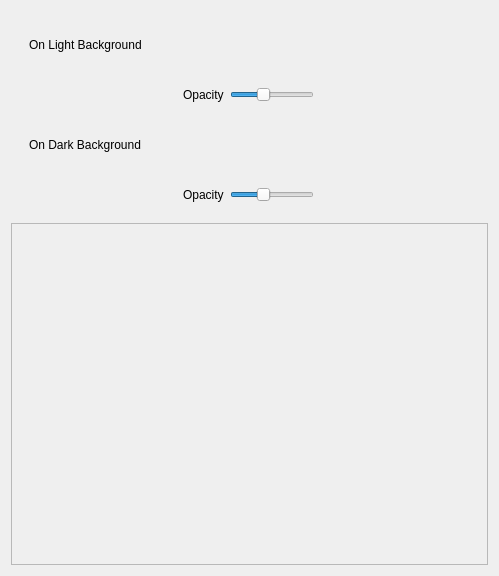
     <widget class="QWidget" name="gridTab">
      <attribute name="title">
       <string>Grid</string>
      </attribute>
      <layout class="QGridLayout" name="gridLayout_17">
       <item row="1" column="0">
        <widget class="QScrollArea" name="bgScrollArea">
         <property name="horizontalScrollBarPolicy">
          <enum>Qt::ScrollBarAlwaysOff</enum>
         </property>
         <property name="widgetResizable">
          <bool>true</bool>
         </property>
         <widget class="UBPreferredBackgroundWidget" name="prefBgWidget">
          <property name="geometry">
           <rect>
            <x>0</x>
            <y>0</y>
            <width>1032</width>
            <height>470</height>
           </rect>
          </property>
         </widget>
        </widget>
       </item>
       <item row="0" column="0">
        <widget class="QFrame" name="gridFrame">
         <property name="enabled">
          <bool>true</bool>
         </property>
         <property name="frameShape">
          <enum>QFrame::NoFrame</enum>
         </property>
         <layout class="QGridLayout" name="gridLayout_11">
          <item row="2" column="0">
           <widget class="QFrame" name="crossColorLightBackgroundFrame">
            <property name="frameShape">
             <enum>QFrame::NoFrame</enum>
            </property>
            <layout class="QHBoxLayout" name="crossColorLightBackgroundLayout">
             <item>
              <widget class="QLabel" name="crossColorLightBackgroundLabel">
               <property name="text">
                <string>On Light Background</string>
               </property>
              </widget>
             </item>
             <item>
              <spacer name="horizontalSpacer_7">
               <property name="sizeHint" stdset="0">
                <size>
                 <width>40</width>
                 <height>20</height>
                </size>
               </property>
              </spacer>
             </item>
             <item>
              <widget class="UBColorPicker" name="crossColorLightBackgroundColorPicker">
               <property name="minimumSize">
                <size>
                 <width>32</width>
                 <height>32</height>
                </size>
               </property>
               <property name="frameShape">
                <enum>QFrame::NoFrame</enum>
               </property>
              </widget>
             </item>
            </layout>
           </widget>
          </item>
          <item row="5" column="0">
           <widget class="QFrame" name="darkBackgroundOpacityFrame">
            <property name="frameShape">
             <enum>QFrame::NoFrame</enum>
            </property>
            <layout class="QHBoxLayout" name="horizontalLayout_8">
             <item>
              <spacer name="wSpacer_2">
               <property name="sizeHint" stdset="0">
                <size>
                 <width>154</width>
                 <height>20</height>
                </size>
               </property>
              </spacer>
             </item>
             <item>
              <widget class="QLabel" name="darkBackgroundOpacityLabel">
               <property name="text">
                <string>Opacity</string>
               </property>
              </widget>
             </item>
             <item>
              <widget class="QSlider" name="darkBackgroundOpacitySlider">
               <property name="minimum">
                <number>20</number>
               </property>
               <property name="maximum">
                <number>100</number>
               </property>
               <property name="value">
                <number>50</number>
               </property>
               <property name="orientation">
                <enum>Qt::Horizontal</enum>
               </property>
               <property name="tickPosition">
                <enum>QSlider::NoTicks</enum>
               </property>
               <property name="tickInterval">
                <number>20</number>
               </property>
              </widget>
             </item>
             <item>
              <spacer name="eSpacer_2">
               <property name="sizeHint" stdset="0">
                <size>
                 <width>156</width>
                 <height>20</height>
                </size>
               </property>
              </spacer>
             </item>
            </layout>
           </widget>
          </item>
          <item row="4" column="0">
           <widget class="QFrame" name="crossColorDarkBackgroundFrame">
            <property name="frameShape">
             <enum>QFrame::NoFrame</enum>
            </property>
            <layout class="QHBoxLayout" name="crossColorDarkBackgroundLayout">
             <item>
              <widget class="QLabel" name="crossColorDarkBackgroundLabel">
               <property name="text">
                <string>On Dark Background</string>
               </property>
              </widget>
             </item>
             <item>
              <spacer name="horizontalSpacer_8">
               <property name="sizeHint" stdset="0">
                <size>
                 <width>40</width>
                 <height>20</height>
                </size>
               </property>
              </spacer>
             </item>
             <item>
              <widget class="UBColorPicker" name="crossColorDarkBackgroundColorPicker">
               <property name="minimumSize">
                <size>
                 <width>32</width>
                 <height>32</height>
                </size>
               </property>
               <property name="frameShape">
                <enum>QFrame::NoFrame</enum>
               </property>
              </widget>
             </item>
            </layout>
           </widget>
          </item>
          <item row="3" column="0">
           <widget class="QFrame" name="lightBackgroundOpacityFrame">
            <property name="frameShape">
             <enum>QFrame::NoFrame</enum>
            </property>
            <layout class="QHBoxLayout" name="horizontalLayout_10">
             <item>
              <spacer name="wSpacer_3">
               <property name="sizeHint" stdset="0">
                <size>
                 <width>154</width>
                 <height>20</height>
                </size>
               </property>
              </spacer>
             </item>
             <item>
              <widget class="QLabel" name="lightBackgroundOpacityLabel">
               <property name="text">
                <string>Opacity</string>
               </property>
              </widget>
             </item>
             <item>
              <widget class="QSlider" name="lightBackgroundOpacitySlider">
               <property name="minimum">
                <number>20</number>
               </property>
               <property name="maximum">
                <number>100</number>
               </property>
               <property name="value">
                <number>50</number>
               </property>
               <property name="orientation">
                <enum>Qt::Horizontal</enum>
               </property>
               <property name="tickPosition">
                <enum>QSlider::NoTicks</enum>
               </property>
               <property name="tickInterval">
                <number>20</number>
               </property>
              </widget>
             </item>
             <item>
              <spacer name="eSpacer_3">
               <property name="sizeHint" stdset="0">
                <size>
                 <width>156</width>
                 <height>20</height>
                </size>
               </property>
              </spacer>
             </item>
            </layout>
           </widget>
          </item>
         </layout>
        </widget>
       </item>
       <item row="1" column="0">
        <spacer name="verticalSpacer_4">
         <property name="sizeHint" stdset="0">
          <size>
           <width>20</width>
           <height>342</height>
          </size>
         </property>
        </spacer>
       </item>
      </layout>
     </widget>
